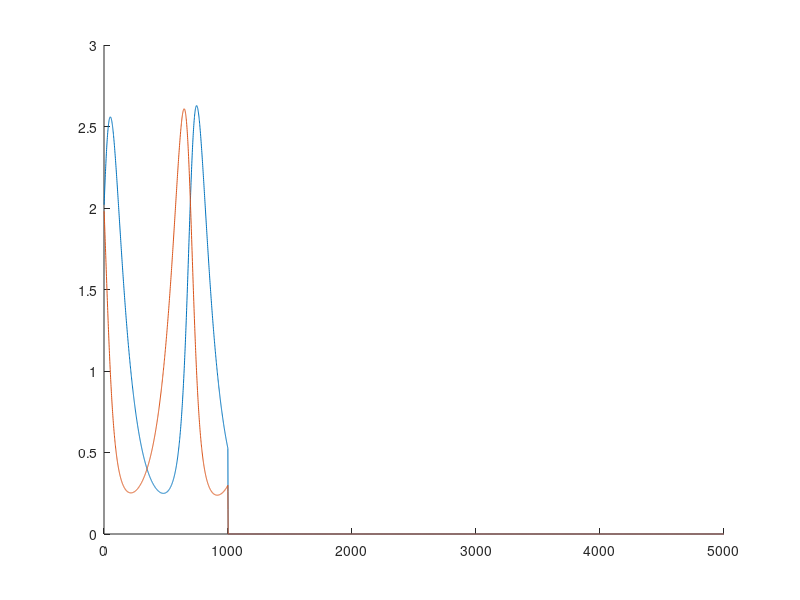

The MATLAB script that drew this image:
%initial
N_1 = 2; N_2 = 2; 

%save data
N1 = zeros(5000,1); 
N2 = zeros(5000,1);

%iteration 
T = 0.01;

for i = 1:1000
    N1(i) = N_1 + T * (-N_1 + N_1*N_2);
    N2(i) = N_2 + T * (N_2 - N_1*N_2);
    N_1 = N1(i);
    N_2 = N2(i);
end

N_1 = N_1/2; 
N_2 = N_2/2;
N1(1000) = N_1; 
N2(1000) = N_2;

for i = 1001:5  000
    N1(i) = N_1 + T * (-N_1 + N_1*N_2);
    N2(i) = N_2 + T * (N_2 - N_1*N_2);
    N_1 = N1(i);
    N_2 = N2(i);
end

hold on; 
plot(N1); 
plot(N2);
hold off;
    